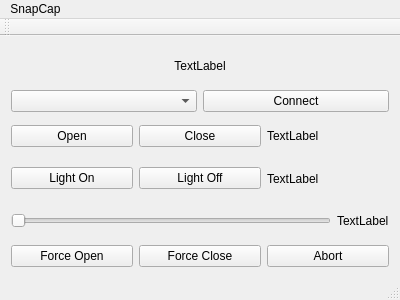
<?xml version="1.0" encoding="UTF-8"?>
<ui version="4.0">
 <class>MainWindow</class>
 <widget class="QMainWindow" name="MainWindow">
  <property name="geometry">
   <rect>
    <x>0</x>
    <y>0</y>
    <width>400</width>
    <height>300</height>
   </rect>
  </property>
  <property name="windowTitle">
   <string>SnapCap</string>
  </property>
  <widget class="QWidget" name="centralWidget">
   <layout class="QVBoxLayout" name="verticalLayout">
    <item>
     <layout class="QHBoxLayout" name="horizontalLayout_6">
      <item>
       <widget class="QLabel" name="connectionStatus">
        <property name="text">
         <string>TextLabel</string>
        </property>
        <property name="alignment">
         <set>Qt::AlignCenter</set>
        </property>
       </widget>
      </item>
     </layout>
    </item>
    <item>
     <layout class="QHBoxLayout" name="horizontalLayout">
      <item>
       <widget class="QComboBox" name="serialPort"/>
      </item>
      <item>
       <widget class="QPushButton" name="connectButton">
        <property name="text">
         <string>Connect</string>
        </property>
       </widget>
      </item>
     </layout>
    </item>
    <item>
     <layout class="QHBoxLayout" name="horizontalLayout_3">
      <item>
       <widget class="QPushButton" name="openButton">
        <property name="text">
         <string>Open</string>
        </property>
       </widget>
      </item>
      <item>
       <widget class="QPushButton" name="closeButton">
        <property name="text">
         <string>Close</string>
        </property>
       </widget>
      </item>
      <item>
       <widget class="QLabel" name="coverStatus">
        <property name="text">
         <string>TextLabel</string>
        </property>
       </widget>
      </item>
     </layout>
    </item>
    <item>
     <layout class="QHBoxLayout" name="horizontalLayout_4">
      <item>
       <widget class="QPushButton" name="onButton">
        <property name="text">
         <string>Light On</string>
        </property>
       </widget>
      </item>
      <item>
       <widget class="QPushButton" name="offButton">
        <property name="text">
         <string>Light Off</string>
        </property>
       </widget>
      </item>
      <item>
       <widget class="QLabel" name="lightStatus">
        <property name="text">
         <string>TextLabel</string>
        </property>
       </widget>
      </item>
     </layout>
    </item>
    <item>
     <layout class="QHBoxLayout" name="horizontalLayout_5">
      <item>
       <widget class="QSlider" name="brightnessSlider">
        <property name="minimum">
         <number>25</number>
        </property>
        <property name="maximum">
         <number>100</number>
        </property>
        <property name="orientation">
         <enum>Qt::Horizontal</enum>
        </property>
       </widget>
      </item>
      <item>
       <widget class="QLabel" name="brightnessText">
        <property name="text">
         <string>TextLabel</string>
        </property>
       </widget>
      </item>
     </layout>
    </item>
    <item>
     <layout class="QHBoxLayout" name="horizontalLayout_2">
      <item>
       <widget class="QPushButton" name="forceOpenButton">
        <property name="text">
         <string>Force Open</string>
        </property>
       </widget>
      </item>
      <item>
       <widget class="QPushButton" name="forceCloseButton">
        <property name="text">
         <string>Force Close</string>
        </property>
       </widget>
      </item>
      <item>
       <widget class="QPushButton" name="abortButton">
        <property name="text">
         <string>Abort</string>
        </property>
       </widget>
      </item>
     </layout>
    </item>
   </layout>
  </widget>
  <widget class="QMenuBar" name="menuBar">
   <property name="geometry">
    <rect>
     <x>0</x>
     <y>0</y>
     <width>400</width>
     <height>25</height>
    </rect>
   </property>
   <widget class="QMenu" name="menuSnapCap">
    <property name="title">
     <string>SnapCap</string>
    </property>
    <addaction name="actionQuit"/>
   </widget>
   <addaction name="menuSnapCap"/>
  </widget>
  <widget class="QToolBar" name="mainToolBar">
   <attribute name="toolBarArea">
    <enum>TopToolBarArea</enum>
   </attribute>
   <attribute name="toolBarBreak">
    <bool>false</bool>
   </attribute>
  </widget>
  <widget class="QStatusBar" name="statusBar"/>
  <action name="actionQuit">
   <property name="text">
    <string>Quit</string>
   </property>
  </action>
 </widget>
 <layoutdefault spacing="6" margin="11"/>
 <resources/>
 <connections/>
</ui>
